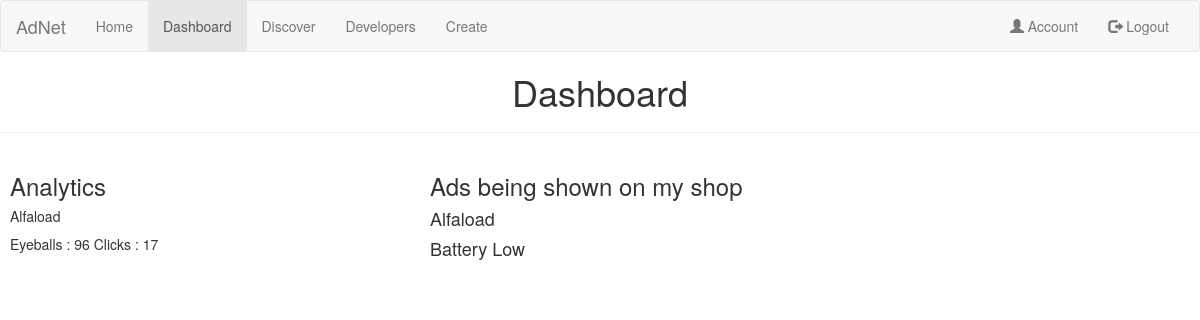
The app's page /dashboard (signed in) with its own data.
### tables this page shows
CREATE TABLE `ad_own` (
  `id` int(11) NOT NULL,
  `adid` int(11) NOT NULL,
  `uid` int(11) NOT NULL,
  `eyeballs` int(11) NOT NULL,
  `clicks` int(11) NOT NULL
);

CREATE TABLE `adverts` (
  `id` int(11) NOT NULL,
  `name` varchar(100) NOT NULL,
  `link` varchar(300) NOT NULL,
  `owner` varchar(100) NOT NULL,
  `type` varchar(20) NOT NULL,
  `description` varchar(500) NOT NULL,
  `image` varchar(200) NOT NULL,
  `androidimage` varchar(200) NOT NULL
);

CREATE TABLE `ad_conn` (
  `id` int(11) NOT NULL,
  `uid` int(11) NOT NULL,
  `adid` int(11) NOT NULL
);

### classes/Dashboard.php (the view)
<?php
class Dashboard
{
    function ads_own($conn)
    {
      $userid =$_SESSION['userid'];
      $query = mysqli_query($conn,"SELECT * FROM ad_own WHERE uid = '$userid'");
      $exists = mysqli_num_rows($query);
      if($exists == 0)
      {
        print("<h3>You don't have any active ads</h3>");
      }
      else
      {
        while($row = mysqli_fetch_assoc($query))
        {
          $adid = $row['adid'];
          $query_ad = mysqli_query($conn,"SELECT name FROM adverts WHERE id = '$adid'");
          $row_ad = mysqli_fetch_assoc($query_ad);
          print("<h5>".$row_ad['name']."</h5>");
          print("<p>Eyeballs : ".$row['eyeballs']." Clicks : ".$row['clicks']);
        }
      }
    }
    function display_ads_on_shop($conn)
    {
      $userid =$_SESSION['userid'];
      $query = mysqli_query($conn,"SELECT * FROM ad_conn WHERE uid = '$userid'");
        $exists = mysqli_num_rows($query);
        if($exists == 0)
        {
          print("<h2>No ads are being shown</h2>");
        }
        else
        {
          while($rows = mysqli_fetch_assoc($query))
          {
            $adid=$rows['adid'];
            $query_ad = mysqli_query($conn,"SELECT * FROM adverts WHERE id ='$adid'");
            $rows_ad = mysqli_fetch_assoc($query_ad);
            print("<h4>".$rows_ad['name']."</h4>");
          }
        }
      }
}
?>

### css/styles.css (style rules this page uses)
body { overflow-y: scroll; width: 100%; overflow-x: hidden; }

### records on screen
ad_own: adverts.name "Alfaload", eyeballs "96", clicks "17"
ad_conn: adverts.name "Alfaload"
ad_conn: adverts.name "Battery Low"
